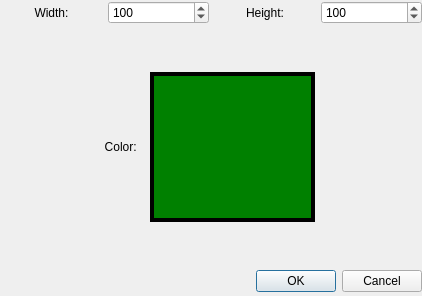
<?xml version="1.0" encoding="UTF-8"?>
<ui version="4.0">
 <class>SolidColorLayerDialog</class>
 <widget class="QDialog" name="SolidColorLayerDialog">
  <property name="geometry">
   <rect>
    <x>0</x>
    <y>0</y>
    <width>422</width>
    <height>296</height>
   </rect>
  </property>
  <property name="windowTitle">
   <string>Dialog</string>
  </property>
  <widget class="QWidget" name="layoutWidget">
   <property name="geometry">
    <rect>
     <x>1</x>
     <y>1</y>
     <width>421</width>
     <height>291</height>
    </rect>
   </property>
   <layout class="QVBoxLayout" name="verticalLayout">
    <item>
     <layout class="QHBoxLayout" name="horizontalLayout">
      <item>
       <widget class="QLabel" name="label_2">
        <property name="text">
         <string>Width:</string>
        </property>
        <property name="alignment">
         <set>Qt::AlignCenter</set>
        </property>
       </widget>
      </item>
      <item>
       <widget class="QSpinBox" name="spinBoxW">
        <property name="minimum">
         <number>1</number>
        </property>
        <property name="maximum">
         <number>9999999</number>
        </property>
        <property name="value">
         <number>100</number>
        </property>
       </widget>
      </item>
      <item>
       <widget class="QLabel" name="label">
        <property name="text">
         <string>Height:</string>
        </property>
        <property name="alignment">
         <set>Qt::AlignCenter</set>
        </property>
       </widget>
      </item>
      <item>
       <widget class="QSpinBox" name="spinBoxH">
        <property name="minimum">
         <number>1</number>
        </property>
        <property name="maximum">
         <number>9999999</number>
        </property>
        <property name="value">
         <number>100</number>
        </property>
       </widget>
      </item>
     </layout>
    </item>
    <item>
     <layout class="QHBoxLayout" name="horizontalLayout_2" stretch="3,1,5,3">
      <item>
       <spacer name="horizontalSpacer_2">
        <property name="orientation">
         <enum>Qt::Horizontal</enum>
        </property>
        <property name="sizeHint" stdset="0">
         <size>
          <width>40</width>
          <height>20</height>
         </size>
        </property>
       </spacer>
      </item>
      <item>
       <widget class="QLabel" name="label_3">
        <property name="text">
         <string>Color: </string>
        </property>
        <property name="alignment">
         <set>Qt::AlignRight|Qt::AlignTrailing|Qt::AlignVCenter</set>
        </property>
       </widget>
      </item>
      <item>
       <widget class="QLabel" name="colorLabel">
        <property name="styleSheet">
         <string notr="true">background-color: green;
border: 4px solid black;
margin: 3.5px;
margin-top: 42%;
margin-bottom: 42%;</string>
        </property>
        <property name="text">
         <string/>
        </property>
       </widget>
      </item>
      <item>
       <spacer name="horizontalSpacer">
        <property name="orientation">
         <enum>Qt::Horizontal</enum>
        </property>
        <property name="sizeHint" stdset="0">
         <size>
          <width>40</width>
          <height>20</height>
         </size>
        </property>
       </spacer>
      </item>
     </layout>
    </item>
    <item>
     <widget class="QDialogButtonBox" name="buttonBox">
      <property name="orientation">
       <enum>Qt::Horizontal</enum>
      </property>
      <property name="standardButtons">
       <set>QDialogButtonBox::Cancel|QDialogButtonBox::Ok</set>
      </property>
     </widget>
    </item>
   </layout>
  </widget>
 </widget>
 <resources/>
 <connections>
  <connection>
   <sender>buttonBox</sender>
   <signal>accepted()</signal>
   <receiver>SolidColorLayerDialog</receiver>
   <slot>accept()</slot>
   <hints>
    <hint type="sourcelabel">
     <x>248</x>
     <y>254</y>
    </hint>
    <hint type="destinationlabel">
     <x>157</x>
     <y>274</y>
    </hint>
   </hints>
  </connection>
  <connection>
   <sender>buttonBox</sender>
   <signal>rejected()</signal>
   <receiver>SolidColorLayerDialog</receiver>
   <slot>reject()</slot>
   <hints>
    <hint type="sourcelabel">
     <x>316</x>
     <y>260</y>
    </hint>
    <hint type="destinationlabel">
     <x>286</x>
     <y>274</y>
    </hint>
   </hints>
  </connection>
 </connections>
</ui>
